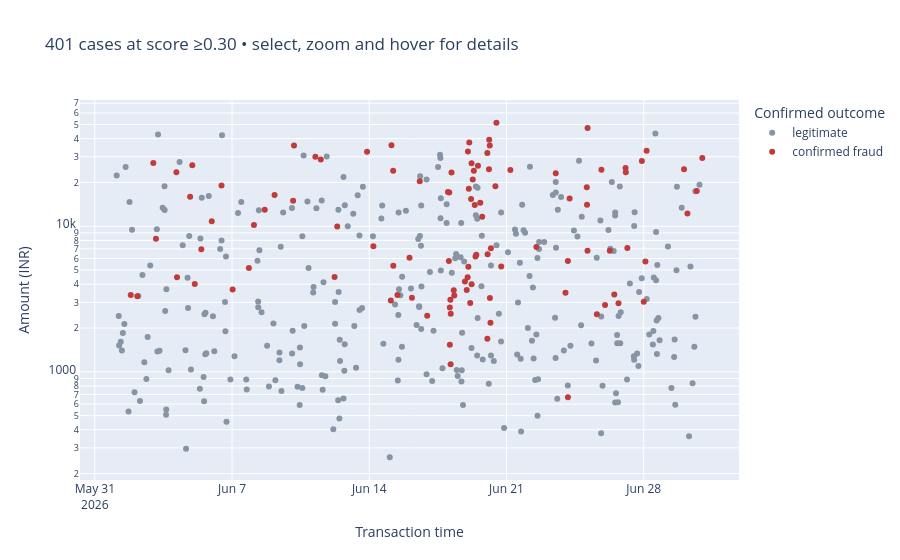
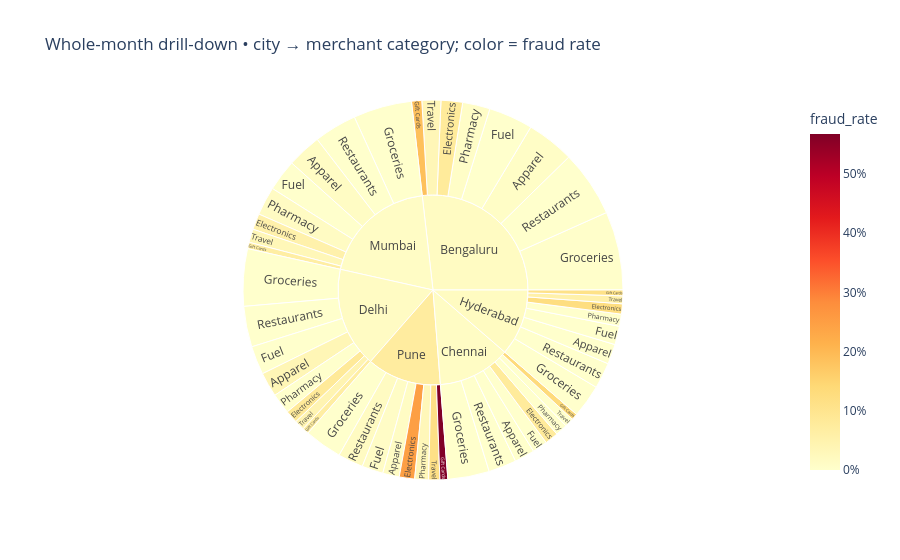

The notebook cell saved with these charts, in order:
### Markdown cell above
## Task 5 — An Interactive Tool for the Investigators (Request #5)

**Real-world usage:** Investigators triage flagged cases themselves with zoom, filter and hover-for-details.

**Why this technique:** **Details-on-demand / tooltips** (Slides 22–23), **dynamic queries** (Slide 15) and **drill-down**
(Slide 24) — Shneiderman's mantra as an actual tool.

**TODO:**
1. Interactive scatter (plotly) of all transactions with `detector_score >= 0.3`: x = timestamp, y = amount (log),
   colour = `label`, with a tooltip showing txn_id, customer, city, category, distance and score. Set `dragmode="select"`.
2. Interactive **sunburst** for drill-down: city → merchant category, sized by transaction count, coloured by fraud rate.

### Code cell
flagged = tx.loc[tx.detector_score >= 0.3].copy()
scatter = px.scatter(flagged, x='timestamp', y='amount_inr', color='label', log_y=True,
                     color_discrete_map={'confirmed fraud': '#c23b3b', 'legitimate': '#8794a3'},
                     hover_data=['txn_id', 'customer_id', 'city', 'merchant_category',
                                 'distance_from_home_km', 'detector_score'],
                     title=f'{len(flagged)} cases at score ≥0.30 • select, zoom and hover for details',
                     labels={'amount_inr': 'Amount (INR)', 'timestamp': 'Transaction time'})
scatter.update_layout(dragmode='select', legend_title_text='Confirmed outcome')
scatter.show()

# Pre-aggregating counts and fraud totals produces correctly weighted parent rates.
drill = tx.groupby(['city', 'merchant_category'], as_index=False).agg(
    count=('txn_id', 'size'), fraud_count=('is_fraud', 'sum'))
drill['fraud_rate'] = drill.fraud_count / drill['count']
sunburst = px.sunburst(drill, path=['city', 'merchant_category'], values='count', color='fraud_rate',
                      color_continuous_scale='YlOrRd', range_color=(0, drill.fraud_rate.max()),
                      hover_data=['count'],
                      title='Whole-month drill-down • city → merchant category; color = fraud rate')
sunburst.update_layout(coloraxis_colorbar_tickformat='.0%')
sunburst.update_traces(hovertemplate='<b>%{label}</b><br>Transactions: %{value}<br>Fraud rate: %{color:.2%}<extra></extra>')
sunburst.show()

# A self-contained browser version preserves interactivity outside notebook viewers.
from pathlib import Path
import plotly.io as pio
html = '<!doctype html><html><head><meta charset="utf-8"><title>Fraud investigation views</title></head><body>'
html += scatter.to_html(full_html=False, include_plotlyjs=True)
html += sunburst.to_html(full_html=False, include_plotlyjs=False)
html += '</body></html>'
Path('unit3_ppt7_interactive_views.html').write_text(html, encoding='utf-8')
print('Saved unit3_ppt7_interactive_views.html (self-contained). Selection highlights cases within the scatter; '
      'Task 2 demonstrates the fixed brush across four views.')

### Figure 1 — Plotly figure (JSON) as saved in the notebook; plotly's stock layout.template omitted (floating-point values rounded to 4 significant figures; data arrays with more than 128 entries replaced by an {"elided": "..."} marker saying what was removed)
{"data": [{"customdata": {"elided": "297x6 mixed values"}, "hovertemplate": "label=legitimate<br>Transaction time=%{x}<br>Amount (INR)=%{y}<br>txn_id=%{customdata[0]}<br>customer_id=%{customdata[1]}<br>city=%{customdata[2]}<br>merchant_category=%{customdata[3]}<br>distance_from_home_km=%{customdata[4]}<br>detector_score=%{customdata[5]}<extra></extra>", "legendgroup": "legitimate", "marker": {"color": "#8794a3", "symbol": "circle"}, "mode": "markers", "name": "legitimate", "orientation": "v", "showlegend": true, "type": "scatter", "x": {"elided": "297 str values"}, "xaxis": "x", "y": {"elided": "297 float values"}, "yaxis": "y"}, {"customdata": {"elided": "104x6 mixed values"}, "hovertemplate": "label=confirmed fraud<br>Transaction time=%{x}<br>Amount (INR)=%{y}<br>txn_id=%{customdata[0]}<br>customer_id=%{customdata[1]}<br>city=%{customdata[2]}<br>merchant_category=%{customdata[3]}<br>distance_from_home_km=%{customdata[4]}<br>detector_score=%{customdata[5]}<extra></extra>", "legendgroup": "confirmed fraud", "marker": {"color": "#c23b3b", "symbol": "circle"}, "mode": "markers", "name": "confirmed fraud", "orientation": "v", "showlegend": true, "type": "scatter", "x": ["2026-06-01T19:58:00.000000", "2026-06-02T04:00:00.000000", "2026-06-02T23:35:00.000000", "2026-06-03T02:50:00.000000", "2026-06-04T03:50:00.000000", "2026-06-04T04:37:00.000000", "2026-06-04T20:39:00.000000", "2026-06-04T23:20:00.000000", "2026-06-05T02:20:00.000000", "2026-06-05T10:21:00.000000", "2026-06-05T23:08:00.000000", "2026-06-06T11:04:00.000000", "2026-06-07T00:43:00.000000", "2026-06-07T20:38:00.000000", "2026-06-08T02:48:00.000000", "2026-06-08T16:02:00.000000", "2026-06-09T04:02:00.000000", "2026-06-10T02:44:00.000000", "2026-06-10T03:50:00.000000", "2026-06-11T06:01:00.000000", "2026-06-11T12:38:00.000000", "2026-06-12T05:28:00.000000", "2026-06-12T08:46:00.000000", "2026-06-13T21:16:00.000000", "2026-06-14T05:02:00.000000", "2026-06-15T02:22:00.000000", "2026-06-15T03:10:00.000000", "2026-06-15T05:24:00.000000", "2026-06-15T05:14:00.000000", "2026-06-15T10:29:00.000000", "2026-06-16T01:16:00.000000", "2026-06-16T04:13:00.000000", "2026-06-16T13:50:00.000000", "2026-06-16T22:54:00.000000", "2026-06-18T00:19:00.000000", "2026-06-18T01:55:00.000000", "2026-06-18T01:28:00.000000", "2026-06-18T02:37:00.000000", "2026-06-18T02:40:00.000000", "2026-06-18T03:45:00.000000", "2026-06-18T03:16:00.000000", "2026-06-18T03:36:00.000000", "2026-06-18T04:39:00.000000", "2026-06-18T07:24:00.000000", "2026-06-18T08:02:00.000000", "2026-06-18T21:07:00.000000", "2026-06-18T23:20:00.000000", "2026-06-19T00:47:00.000000", "2026-06-19T00:25:00.000000", "2026-06-19T01:53:00.000000", "2026-06-19T01:19:00.000000", "2026-06-19T02:26:00.000000", "2026-06-19T03:35:00.000000", "2026-06-19T04:38:00.000000", "2026-06-19T05:17:00.000000", "2026-06-19T05:13:00.000000", "2026-06-19T06:41:00.000000", "2026-06-19T08:02:00.000000", "2026-06-19T09:08:00.000000", "2026-06-19T10:04:00.000000", "2026-06-19T11:01:00.000000", "2026-06-19T13:04:00.000000", "2026-06-19T15:52:00.000000", "2026-06-19T18:14:00.000000", "2026-06-20T00:35:00.000000", "2026-06-20T00:32:00.000000", "2026-06-20T00:53:00.000000", "2026-06-20T02:33:00.000000", "2026-06-20T02:49:00.000000", "2026-06-20T03:41:00.000000", "2026-06-20T03:32:00.000000", "2026-06-20T04:21:00.000000", "2026-06-20T04:55:00.000000", "2026-06-20T10:24:00.000000", "2026-06-20T11:41:00.000000", "2026-06-20T17:29:00.000000", "2026-06-21T04:44:00.000000", "2026-06-22T12:34:00.000000", "2026-06-23T12:18:00.000000", "2026-06-24T00:14:00.000000", "2026-06-24T03:13:00.000000", "2026-06-24T03:09:00.000000", "2026-06-24T05:16:00.000000", "2026-06-25T02:18:00.000000", "2026-06-25T02:35:00.000000", "2026-06-25T03:16:00.000000", "2026-06-25T03:10:00.000000", "2026-06-25T14:37:00.000000", "2026-06-25T20:14:00.000000", "2026-06-26T00:41:00.000000", "2026-06-26T06:30:00.000000", "2026-06-26T11:59:00.000000", "2026-06-26T17:05:00.000000", "2026-06-27T01:45:00.000000", "2026-06-27T02:06:00.000000", "2026-06-27T03:57:00.000000", "2026-06-27T21:46:00.000000", "2026-06-28T00:02:00.000000", "2026-06-28T02:05:00.000000", "2026-06-28T03:32:00.000000", "2026-06-30T01:21:00.000000", "2026-06-30T05:32:00.000000", "2026-06-30T16:57:00.000000", "2026-06-30T23:43:00.000000"], "xaxis": "x", "y": [3369.0, 3309.0, 27170.0, 8198.0, 23460.0, 4462.0, 15920.0, 26220.0, 4015.0, 6960.0, 10830.0, 19060.0, 3682.0, 5160.0, 10220.0, 12970.0, 16400.0, 14980.0, 35900.0, 30060.0, 28720.0, 4474.0, 9949.0, 32550.0, 7277.0, 3087.0, 36030.0, 5347.0, 24060.0, 3368.0, 6090.0, 3227.0, 20360.0, 2430.0, 17180.0, 17050.0, 5772.0, 2771.0, 1535.0, 2505.0, 3126.0, 1126.0, 23420.0, 3630.0, 3339.0, 4182.0, 3649.0, 32690.0, 4465.0, 18120.0, 5278.0, 37680.0, 2976.0, 15420.0, 3996.0, 27060.0, 20980.0, 24100.0, 14010.0, 6209.0, 6379.0, 26010.0, 14520.0, 11610.0, 1689.0, 31880.0, 6432.0, 24600.0, 39340.0, 3214.0, 35840.0, 2172.0, 7066.0, 18840.0, 51420.0, 5302.0, 24350.0, 7206.0, 23100.0, 3488.0, 669.0, 5780.0, 15530.0, 18560.0, 14060.0, 47260.0, 6795.0, 2487.0, 24490.0, 2877.0, 6783.0, 3393.0, 2957.0, 25150.0, 23470.0, 7094.0, 28090.0, 3029.0, 5717.0, 33020.0, 24690.0, 12260.0, 17500.0, 29450.0], "yaxis": "y"}], "layout": {"dragmode": "select", "legend": {"title": {"text": "Confirmed outcome"}, "tracegroupgap": 0}, "title": {"text": "401 cases at score ≥0.30 • select, zoom and hover for details"}, "xaxis": {"anchor": "y", "domain": [0.0, 1.0], "title": {"text": "Transaction time"}}, "yaxis": {"anchor": "x", "domain": [0.0, 1.0], "title": {"text": "Amount (INR)"}, "type": "log"}}}

### Figure 2 — Plotly figure (JSON) as saved in the notebook; plotly's stock layout.template omitted (floating-point values rounded to 4 significant figures)
{"data": [{"branchvalues": "total", "customdata": [[224.0, 0.008929], [101.0, 0.07921], [208.0, 0.0], [48.0, 0.1875], [369.0, 0.00271], [129.0, 0.007752], [312.0, 0.0], [89.0, 0.03371], [95.0, 0.0], [63.0, 0.07937], [71.0, 0.0], [30.0, 0.1333], [195.0, 0.0], [57.0, 0.0], [131.0, 0.0], [42.0, 0.0], [115.0, 0.03478], [60.0, 0.08333], [134.0, 0.0], [30.0, 0.06667], [269.0, 0.0], [96.0, 0.0], [191.0, 0.0], [47.0, 0.04255], [94.0, 0.0], [48.0, 0.125], [87.0, 0.0], [27.0, 0.1111], [155.0, 0.0], [57.0, 0.0], [122.0, 0.0], [37.0, 0.05405], [161.0, 0.01242], [75.0, 0.05333], [148.0, 0.0], [30.0, 0.06667], [275.0, 0.0], [134.0, 0.01493], [201.0, 0.0], [63.0, 0.03175], [78.0, 0.01282], [72.0, 0.25], [100.0, 0.01], [37.0, 0.5676], [177.0, 0.0], [65.0, 0.03077], [119.0, 0.01681], [52.0, 0.1154], [1480.0, 0.01622], [684.0, 0.01316], [942.0, 0.0138], [627.0, 0.01754], [1087.0, 0.01104], [700.0, 0.07286]], "domain": {"x": [0.0, 1.0], "y": [0.0, 1.0]}, "hovertemplate": "<b>%{label}</b><br>Transactions: %{value}<br>Fraud rate: %{color:.2%}<extra></extra>", "ids": ["Bengaluru/Apparel", "Bengaluru/Electronics", "Bengaluru/Fuel", "Bengaluru/Gift Cards", "Bengaluru/Groceries", "Bengaluru/Pharmacy", "Bengaluru/Restaurants", "Bengaluru/Travel", "Chennai/Apparel", "Chennai/Electronics", "Chennai/Fuel", "Chennai/Gift Cards", "Chennai/Groceries", "Chennai/Pharmacy", "Chennai/Restaurants", "Chennai/Travel", "Delhi/Apparel", "Delhi/Electronics", "Delhi/Fuel", "Delhi/Gift Cards", "Delhi/Groceries", "Delhi/Pharmacy", "Delhi/Restaurants", "Delhi/Travel", "Hyderabad/Apparel", "Hyderabad/Electronics", "Hyderabad/Fuel", "Hyderabad/Gift Cards", "Hyderabad/Groceries", "Hyderabad/Pharmacy", "Hyderabad/Restaurants", "Hyderabad/Travel", "Mumbai/Apparel", "Mumbai/Electronics", "Mumbai/Fuel", "Mumbai/Gift Cards", "Mumbai/Groceries", "Mumbai/Pharmacy", "Mumbai/Restaurants", "Mumbai/Travel", "Pune/Apparel", "Pune/Electronics", "Pune/Fuel", "Pune/Gift Cards", "Pune/Groceries", "Pune/Pharmacy", "Pune/Restaurants", "Pune/Travel", "Bengaluru", "Chennai", "Delhi", "Hyderabad", "Mumbai", "Pune"], "labels": ["Apparel", "Electronics", "Fuel", "Gift Cards", "Groceries", "Pharmacy", "Restaurants", "Travel", "Apparel", "Electronics", "Fuel", "Gift Cards", "Groceries", "Pharmacy", "Restaurants", "Travel", "Apparel", "Electronics", "Fuel", "Gift Cards", "Groceries", "Pharmacy", "Restaurants", "Travel", "Apparel", "Electronics", "Fuel", "Gift Cards", "Groceries", "Pharmacy", "Restaurants", "Travel", "Apparel", "Electronics", "Fuel", "Gift Cards", "Groceries", "Pharmacy", "Restaurants", "Travel", "Apparel", "Electronics", "Fuel", "Gift Cards", "Groceries", "Pharmacy", "Restaurants", "Travel", "Bengaluru", "Chennai", "Delhi", "Hyderabad", "Mumbai", "Pune"], "marker": {"coloraxis": "coloraxis", "colors": [0.008929, 0.07921, 0.0, 0.1875, 0.00271, 0.007752, 0.0, 0.03371, 0.0, 0.07937, 0.0, 0.1333, 0.0, 0.0, 0.0, 0.0, 0.03478, 0.08333, 0.0, 0.06667, 0.0, 0.0, 0.0, 0.04255, 0.0, 0.125, 0.0, 0.1111, 0.0, 0.0, 0.0, 0.05405, 0.01242, 0.05333, 0.0, 0.06667, 0.0, 0.01493, 0.0, 0.03175, 0.01282, 0.25, 0.01, 0.5676, 0.0, 0.03077, 0.01681, 0.1154, 0.01622, 0.01316, 0.0138, 0.01754, 0.01104, 0.07286]}, "name": "", "parents": ["Bengaluru", "Bengaluru", "Bengaluru", "Bengaluru", "Bengaluru", "Bengaluru", "Bengaluru", "Bengaluru", "Chennai", "Chennai", "Chennai", "Chennai", "Chennai", "Chennai", "Chennai", "Chennai", "Delhi", "Delhi", "Delhi", "Delhi", "Delhi", "Delhi", "Delhi", "Delhi", "Hyderabad", "Hyderabad", "Hyderabad", "Hyderabad", "Hyderabad", "Hyderabad", "Hyderabad", "Hyderabad", "Mumbai", "Mumbai", "Mumbai", "Mumbai", "Mumbai", "Mumbai", "Mumbai", "Mumbai", "Pune", "Pune", "Pune", "Pune", "Pune", "Pune", "Pune", "Pune", "", "", "", "", "", ""], "type": "sunburst", "values": [224.0, 101.0, 208.0, 48.0, 369.0, 129.0, 312.0, 89.0, 95.0, 63.0, 71.0, 30.0, 195.0, 57.0, 131.0, 42.0, 115.0, 60.0, 134.0, 30.0, 269.0, 96.0, 191.0, 47.0, 94.0, 48.0, 87.0, 27.0, 155.0, 57.0, 122.0, 37.0, 161.0, 75.0, 148.0, 30.0, 275.0, 134.0, 201.0, 63.0, 78.0, 72.0, 100.0, 37.0, 177.0, 65.0, 119.0, 52.0, 1480.0, 684.0, 942.0, 627.0, 1087.0, 700.0]}], "layout": {"coloraxis": {"autocolorscale": false, "cmax": 0.5676, "cmin": 0, "colorbar": {"tickformat": ".0%", "title": {"text": "fraud_rate"}}, "colorscale": [[0.0, "rgb(255,255,204)"], [0.125, "rgb(255,237,160)"], [0.25, "rgb(254,217,118)"], [0.375, "rgb(254,178,76)"], [0.5, "rgb(253,141,60)"], [0.625, "rgb(252,78,42)"], [0.75, "rgb(227,26,28)"], [0.875, "rgb(189,0,38)"], [1.0, "rgb(128,0,38)"]]}, "legend": {"tracegroupgap": 0}, "title": {"text": "Whole-month drill-down • city → merchant category; color = fraud rate"}}}
